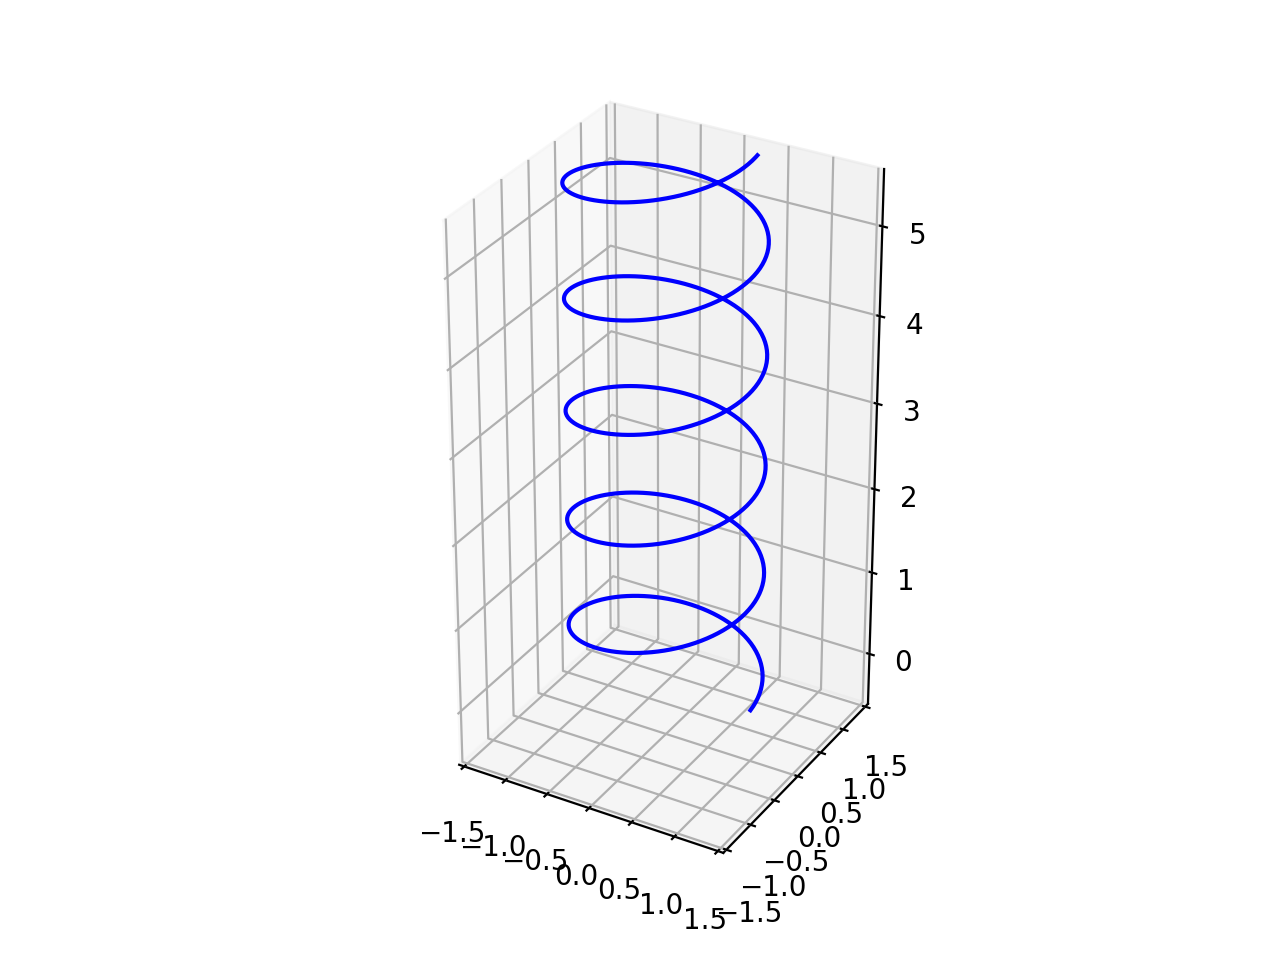

Recreate this plot in Python.
#!/usr/pkg/bin/python3.9

#
# Time-stamp: <2023/03/02 16:01:12 (CST) daisuke>
#

# importing numpy module
import numpy

# importing matplotlib module
import matplotlib.backends.backend_agg
import matplotlib.figure

# output file name
file_output = 'advobs202302_s03_10_01.png'

# data to be plotted
theta = numpy.linspace (0.0, 10.0 * numpy.pi, 1000)
x = numpy.cos (theta)
y = numpy.sin (theta)
z = theta * 0.2

# making a fig object using object-oriented interface
fig = matplotlib.figure.Figure ()

# making a canvas object
canvas = matplotlib.backends.backend_agg.FigureCanvasAgg (fig)

# making an axes object
ax = fig.add_subplot (111, projection='3d')

# settings for plot
ax.set_xlim (-1.5, +1.5)
ax.set_ylim (-1.5, +1.5)
ax.set_zlim (-0.5, +5.5)
ax.set_box_aspect ( (3.0, 3.0, 6.0) )

# viewing angles of camera
el = 30.0
az = -60.0
ax.view_init (elev=el, azim=az)

# plotting data points
ax.plot (x, y, z, color='blue')

# saving file
fig.savefig (file_output, dpi=200)
